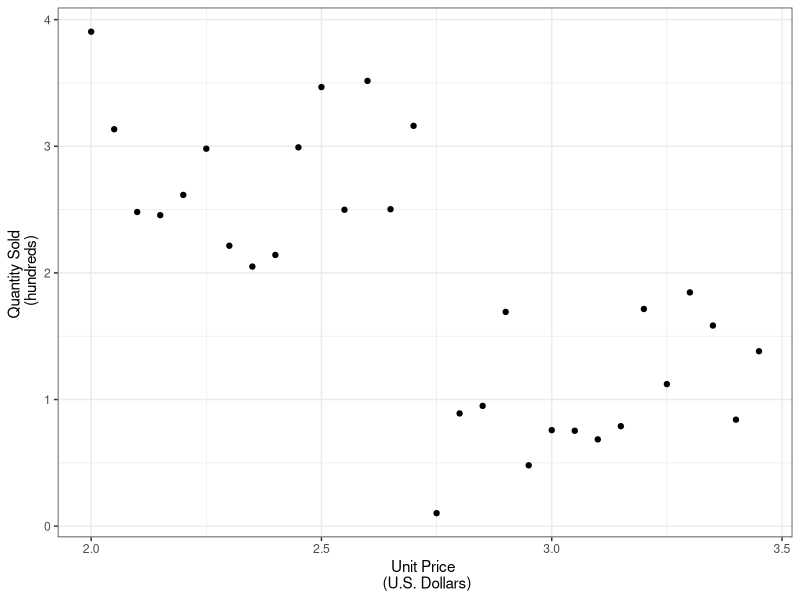

This chart was generated by the following R code: (Note: this script raises an error after producing the figure.)
## ---- chunk 1
set.seed(150)

##### Simulate data ---------------
lower.sales <- runif(n = 15, min = 0, max = 2)
upper.sales <- runif(n = 15, min = 2, max = 4)

df <- data.frame(
  Quantity = append(upper.sales, lower.sales),
  Price = seq(2, 3.45, .05)
)
## ---- chunk 2
library(ggplot2)
theme_set(theme_bw())

p <- ggplot() +
  geom_point(aes(x = Price, y = Quantity), df) +
  labs(
    x = "Unit Price \n (U.S. Dollars)",
    y = "Quantity Sold \n (hundreds)"
  ) 
p
## ---- chunk 3
df$Price.c <- df$Price - 2.75 
## ---- chunk 4
mod.allison = 
  coxph(Surv(week, arrest) ~ fin + age + race + wexp + mar + paro + prio, 
        data=Rossi)
summary(mod.allison)
## ---- chunk 5
options(scipen=1, digits=3) # number formatting

### Model
summary(mod1) 

### Confidence interval
cints <- confint(mod1, c('(Intercept)', 'Price.c'), level=0.95)
cints
